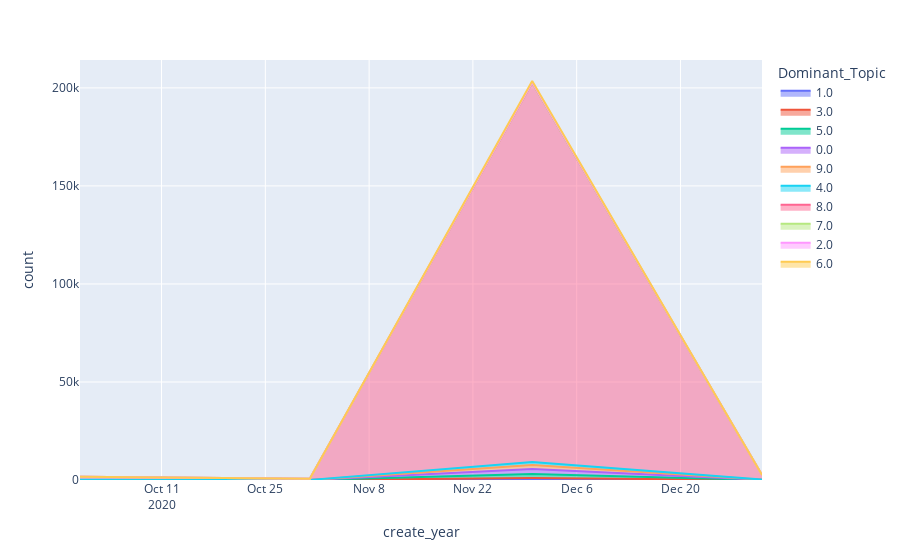

Here is the notebook cell this chart was saved with:
### Code cell
# Plot topic distribution over time
topic_stream = px.area(topic_dist_count, x='create_year', y='count', color='Dominant_Topic')
topic_stream

### Figure 1 — Plotly figure (JSON) as saved in the notebook; plotly's stock layout.template omitted (floating-point values rounded to 4 significant figures)
{"data": [{"hovertemplate": "Dominant_Topic=1.0<br>create_year=%{x}<br>count=%{y}<extra></extra>", "legendgroup": "1.0", "line": {"color": "#636efa"}, "marker": {"symbol": "circle"}, "mode": "lines", "name": "1.0", "orientation": "v", "showlegend": true, "stackgroup": "1", "type": "scatter", "x": ["2020-09-30T00:00:00", "2020-11-30T00:00:00"], "xaxis": "x", "y": [1, 20], "yaxis": "y"}, {"hovertemplate": "Dominant_Topic=3.0<br>create_year=%{x}<br>count=%{y}<extra></extra>", "legendgroup": "3.0", "line": {"color": "#EF553B"}, "marker": {"symbol": "circle"}, "mode": "lines", "name": "3.0", "orientation": "v", "showlegend": true, "stackgroup": "1", "type": "scatter", "x": ["2020-09-30T00:00:00", "2020-10-31T00:00:00", "2020-11-30T00:00:00", "2020-12-31T00:00:00"], "xaxis": "x", "y": [4, 2, 970, 15], "yaxis": "y"}, {"hovertemplate": "Dominant_Topic=5.0<br>create_year=%{x}<br>count=%{y}<extra></extra>", "legendgroup": "5.0", "line": {"color": "#00cc96"}, "marker": {"symbol": "circle"}, "mode": "lines", "name": "5.0", "orientation": "v", "showlegend": true, "stackgroup": "1", "type": "scatter", "x": ["2020-09-30T00:00:00", "2020-11-30T00:00:00", "2020-12-31T00:00:00"], "xaxis": "x", "y": [8, 2073, 27], "yaxis": "y"}, {"hovertemplate": "Dominant_Topic=0.0<br>create_year=%{x}<br>count=%{y}<extra></extra>", "legendgroup": "0.0", "line": {"color": "#ab63fa"}, "marker": {"symbol": "circle"}, "mode": "lines", "name": "0.0", "orientation": "v", "showlegend": true, "stackgroup": "1", "type": "scatter", "x": ["2020-09-30T00:00:00", "2020-10-31T00:00:00", "2020-11-30T00:00:00", "2020-12-31T00:00:00"], "xaxis": "x", "y": [9, 6, 2591, 71], "yaxis": "y"}, {"hovertemplate": "Dominant_Topic=9.0<br>create_year=%{x}<br>count=%{y}<extra></extra>", "legendgroup": "9.0", "line": {"color": "#FFA15A"}, "marker": {"symbol": "circle"}, "mode": "lines", "name": "9.0", "orientation": "v", "showlegend": true, "stackgroup": "1", "type": "scatter", "x": ["2020-09-30T00:00:00", "2020-10-31T00:00:00", "2020-11-30T00:00:00", "2020-12-31T00:00:00"], "xaxis": "x", "y": [9, 6, 2023, 70], "yaxis": "y"}, {"hovertemplate": "Dominant_Topic=4.0<br>create_year=%{x}<br>count=%{y}<extra></extra>", "legendgroup": "4.0", "line": {"color": "#19d3f3"}, "marker": {"symbol": "circle"}, "mode": "lines", "name": "4.0", "orientation": "v", "showlegend": true, "stackgroup": "1", "type": "scatter", "x": ["2020-09-30T00:00:00", "2020-10-31T00:00:00", "2020-11-30T00:00:00", "2020-12-31T00:00:00"], "xaxis": "x", "y": [96, 31, 1558, 18], "yaxis": "y"}, {"hovertemplate": "Dominant_Topic=8.0<br>create_year=%{x}<br>count=%{y}<extra></extra>", "legendgroup": "8.0", "line": {"color": "#FF6692"}, "marker": {"symbol": "circle"}, "mode": "lines", "name": "8.0", "orientation": "v", "showlegend": true, "stackgroup": "1", "type": "scatter", "x": ["2020-09-30T00:00:00", "2020-10-31T00:00:00", "2020-11-30T00:00:00", "2020-12-31T00:00:00"], "xaxis": "x", "y": [1530, 594, 193366, 2380], "yaxis": "y"}, {"hovertemplate": "Dominant_Topic=7.0<br>create_year=%{x}<br>count=%{y}<extra></extra>", "legendgroup": "7.0", "line": {"color": "#B6E880"}, "marker": {"symbol": "circle"}, "mode": "lines", "name": "7.0", "orientation": "v", "showlegend": true, "stackgroup": "1", "type": "scatter", "x": ["2020-11-30T00:00:00"], "xaxis": "x", "y": [92], "yaxis": "y"}, {"hovertemplate": "Dominant_Topic=2.0<br>create_year=%{x}<br>count=%{y}<extra></extra>", "legendgroup": "2.0", "line": {"color": "#FF97FF"}, "marker": {"symbol": "circle"}, "mode": "lines", "name": "2.0", "orientation": "v", "showlegend": true, "stackgroup": "1", "type": "scatter", "x": ["2020-11-30T00:00:00", "2020-12-31T00:00:00"], "xaxis": "x", "y": [206, 3], "yaxis": "y"}, {"hovertemplate": "Dominant_Topic=6.0<br>create_year=%{x}<br>count=%{y}<extra></extra>", "legendgroup": "6.0", "line": {"color": "#FECB52"}, "marker": {"symbol": "circle"}, "mode": "lines", "name": "6.0", "orientation": "v", "showlegend": true, "stackgroup": "1", "type": "scatter", "x": ["2020-11-30T00:00:00", "2020-12-31T00:00:00"], "xaxis": "x", "y": [623, 6], "yaxis": "y"}], "layout": {"legend": {"title": {"text": "Dominant_Topic"}, "tracegroupgap": 0}, "margin": {"t": 60}, "xaxis": {"anchor": "y", "domain": [0, 1], "title": {"text": "create_year"}}, "yaxis": {"anchor": "x", "domain": [0, 1], "title": {"text": "count"}}}}
